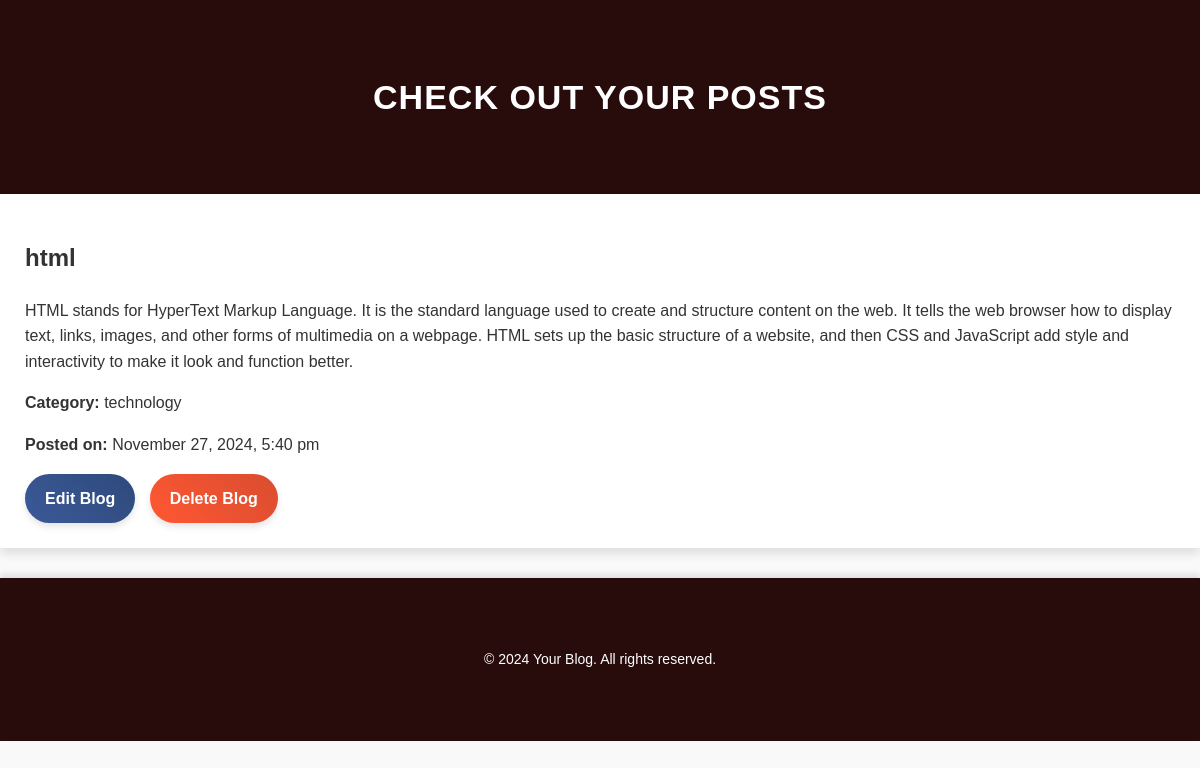
/php/view.php?id=28 (signed in), run on the app's committed database.
### tables this page shows
CREATE TABLE `blogs` (
  `id` int(11) NOT NULL,
  `title` varchar(255) NOT NULL,
  `content` text NOT NULL,
  `image` varchar(255) DEFAULT NULL,
  `author_id` int(11) NOT NULL,
  `created_at` timestamp NOT NULL DEFAULT current_timestamp(),
  `category` varchar(50) NOT NULL
);

### php/view.php (the view, shortened to what this page needs)
<?php
include('connect.php');
if (isset($_GET['id'])) {
    $id = $_GET['id'];
    $sql = "SELECT * FROM blogs WHERE id = ?";
    $stmt = $conn->prepare($sql);
    $stmt->bind_param("i", $id);
    $stmt->execute();
    $result = $stmt->get_result();
    $blog = $result->fetch_assoc();
} else {
    echo "Invalid blog ID.";
    exit();
}
?>
<link rel="stylesheet" href="../assets/css/view.css">
<header class="page-header">
    <div class="container">
        <h1>Check Out Your Posts</h1>
    </div>
</header>
<main class="dashboard-main">
    <div class="blog-content">
        <h2><?php echo htmlspecialchars($blog['title']); ?></h2>
        <p><?php echo nl2br(htmlspecialchars($blog['content'])); ?></p>
        <p><strong>Category:</strong> <?php echo htmlspecialchars($blog['category']); ?></p>
        <p><strong>Posted on:</strong> <?php echo date("F j, Y, g:i a", strtotime($blog['created_at'])); ?></p>
        <div class="blog-actions">
            <a href="edit_blog.php?id=<?php echo $blog['id']; ?>" class="btn-edit">Edit Blog</a>
            <a href="delete_blog.php?id=<?php echo $blog['id']; ?>" class="btn-delete" onclick="return confirm('Are you sure you want to delete this blog?');">Delete Blog</a>
        </div>
    </div>
</main>
<footer class="page-footer">
    <div class="container">
        <p>&copy; 2024 Your Blog. All rights reserved.</p>
    </div>
</footer>

### assets/css/view.css (style rules this page uses)
.container { max-width: 900px; margin: 30px auto; padding: 20px; }
.page-header { background-color: #280c0c; color: #fff; text-align: center; padding: 20px 0; box-shadow: 0 4px 6px rgba(0, 0, 0, 0.1); }
.page-header h1 { margin: 0; font-size: 34px; letter-spacing: 1px; text-transform: uppercase; }
.blog-content { padding: 25px; background-color: #fff; border-radius: 1px; box-shadow: 0 6px 10px rgba(0, 0, 0, 0.1); margin-bottom: 30px; transition: transform 0.3s ease-in-out; }
.blog-actions .btn-edit, .blog-actions .btn-delete { display: inline-block; padding: 12px 20px; margin-right: 10px; font-size: 16px; font-weight: 600; text-decoration: none; color: #fff; border-radius: 25px; transition: all 0.3s ease-in-out; box-shadow: 0 4px 6px rgba(0, 0, 0, 0.1); cursor: pointer; }
.blog-actions .btn-edit { background: linear-gradient(45deg, #3B5998, #2E4A7B); }
.blog-actions .btn-delete { background: linear-gradient(45deg, #FF5733, #D94D2F); }
.page-footer { background-color: #280c0c; color: #fff; padding: 20px; text-align: center; margin-top: 20px; box-shadow: 0 -4px 6px rgba(0, 0, 0, 0.1); }
.page-footer p { font-size: 14px; margin: 0; }

### data on the page
blogs: title "html", content "HTML stands for HyperText Markup Language. It is the standard language used to create and structure content on the web. It tells the web browser how to display text, links, images, and other forms of multimedia on a webpage. HTML sets up the basic structure of a website, and then CSS and JavaScript add style and interactivity to make it look and function better.", category "technology", created_at "November 27, 2024, 5:40 pm"
